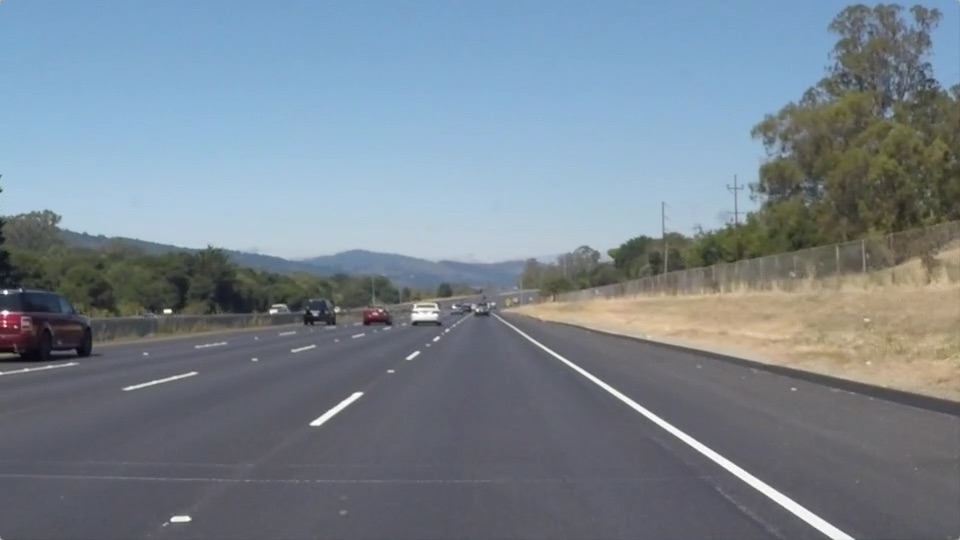
#> input picture test_images/solidWhiteRight.jpg, 960 x 540 px
$ jupyter execute --allow-errors P1.ipynb   (shell and % lines are left out)
#> lines starting #> are read from the running program, lines starting #| are printed output that depends on the picture; after the words box and inside, x2 and y2 are one past the last pixel; in counts of white or black regions, pixels touching at a corner belong together
# Self-Driving Car Engineer Nanodegree

## Project: **Finding Lane Lines on the Road**
***
In this project, you will use the tools you learned about in the lesson to identify lane lines on the road.  You can develop your pipeline on a series of individual images, and later apply the result to a video stream (really just a series of images). Check out the video clip "raw-lines-example.mp4" (also contained in this repository) to see what the output should look like after using the helper functions below.

Once you have a result that looks roughly like "raw-lines-example.mp4", you'll need to get creative and try to average and/or extrapolate the line segments you've detected to map out the full extent of the lane lines.  You can see an example of the result you're going for in the video "P1_example.mp4".  Ultimately, you would like to draw just one line for the left side of the lane, and one for the right.

In addition to implementing code, there is a brief writeup to complete. The writeup should be completed in a separate file, which can be either a markdown file or a pdf document. There is a [write up template](https://github.com/udacity/CarND-LaneLines-P1/blob/master/writeup_template.md) that can be used to guide the writing process. Completing both the code in the Ipython notebook and the writeup template will cover all of the [rubric points](https://review.udacity.com/#!/rubrics/322/view) for this project.

---
Let's have a look at our first image called 'test_images/solidWhiteRight.jpg'.  Run the 2 cells below (hit Shift-Enter or the "play" button above) to display the image.

**Note: If, at any point, you encounter frozen display windows or other confounding issues, you can always start again with a clean slate by going to the "Kernel" menu above and selecting "Restart & Clear Output".**

---

**The tools you have are color selection, region of interest selection, grayscaling, Gaussian smoothing, Canny Edge Detection and Hough Tranform line detection.  You  are also free to explore and try other techniques that were not presented in the lesson.  Your goal is piece together a pipeline to detect the line segments in the image, then average/extrapolate them and draw them onto the image for display (as below).  Once you have a working pipeline, try it out on the video stream below.**

---

<figure>

 <figcaption>
 <p></p>
 <p style="text-align: center;"> Your output should look something like this (above) after detecting line segments using the helper functions below </p>
 </figcaption>
</figure>
 <p></p>
<figure>

 <figcaption>
 <p></p>
 <p style="text-align: center;"> Your goal is to connect/average/extrapolate line segments to get output like this</p>
 </figcaption>
</figure>

**Run the cell below to import some packages.  If you get an `import error` for a package you've already installed, try changing your kernel (select the Kernel menu above --> Change Kernel).  Still have problems?  Try relaunching Jupyter Notebook from the terminal prompt.  Also, see [this forum post](https://carnd-forums.udacity.com/cq/viewquestion.action?spaceKey=CAR&id=29496372&questionTitle=finding-lanes---import-cv2-fails-even-though-python-in-the-terminal-window-has-no-problem-with-import-cv2) for more troubleshooting tips.**

## Import Packages

[cell 1]
#importing some useful packages
import matplotlib.pyplot as plt
import matplotlib.image as mpimg
import numpy as np
import cv2
import math
from sklearn.cluster import KMeans
import os

## Read in an Image

[cell 2]
#reading in an image
image = mpimg.imread('test_images/solidWhiteRight.jpg')
#> image is the input picture: shape (540, 960, 3); mean R, G, B 120.3, 132.6, 143.7

#printing out some stats and plotting
print('This image is:', type(image), 'with dimensions:', image.shape)
#| This image is: <class 'numpy.ndarray'> with dimensions: (540, 960, 3)
plt.imshow(image)  # if you wanted to show a single color channel image called 'gray', for example, call as plt.imshow(gray, cmap='gray')

## Ideas for Lane Detection Pipeline

**Some OpenCV functions (beyond those introduced in the lesson) that might be useful for this project are:**

`cv2.inRange()` for color selection
`cv2.fillPoly()` for regions selection
`cv2.line()` to draw lines on an image given endpoints
`cv2.addWeighted()` to coadd / overlay two images
`cv2.cvtColor()` to grayscale or change color
`cv2.imwrite()` to output images to file
`cv2.bitwise_and()` to apply a mask to an image

**Check out the OpenCV documentation to learn about these and discover even more awesome functionality!**

## Helper Functions

Below are some helper functions to help get you started. They should look familiar from the lesson!

[cell 3]
import math

# [7 lines left out: function grayscale, not called in this run]
    # Or use BGR2GRAY if you read an image with cv2.imread()
    # return cv2.cvtColor(img, cv2.COLOR_BGR2GRAY)

def canny(img, low_threshold, high_threshold):
    """Applies the Canny transform"""
    return cv2.Canny(img, low_threshold, high_threshold)

def gaussian_blur(img, kernel_size):
    """Applies a Gaussian Noise kernel"""
    return cv2.GaussianBlur(img, (kernel_size, kernel_size), 0)

# [72 lines left out: functions region_of_interest, draw_lines, hough_lines, weighted_img, not called in this run]

## Test Images

Build your pipeline to work on the images in the directory "test_images"
**You should make sure your pipeline works well on these images before you try the videos.**

[cell 4]
import os
os.listdir("test_images/")

## Build a Lane Finding Pipeline

Build the pipeline and run your solution on all test_images. Make copies into the `test_images_output` directory, and you can use the images in your writeup report.

Try tuning the various parameters, especially the low and high Canny thresholds as well as the Hough lines parameters.

[cell 5]
# TODO: Build your pipeline that will draw lane lines on the test_images
# then save them to the test_images directory.

from sklearn.cluster import KMeans

file_list_ = os.listdir("test_images/")
fig = plt.figure(figsize=(8, 36), dpi=80)
npic = len(file_list_)
count = 0

for f1 in file_list_:
    img = mpimg.imread("test_images/" + f1)
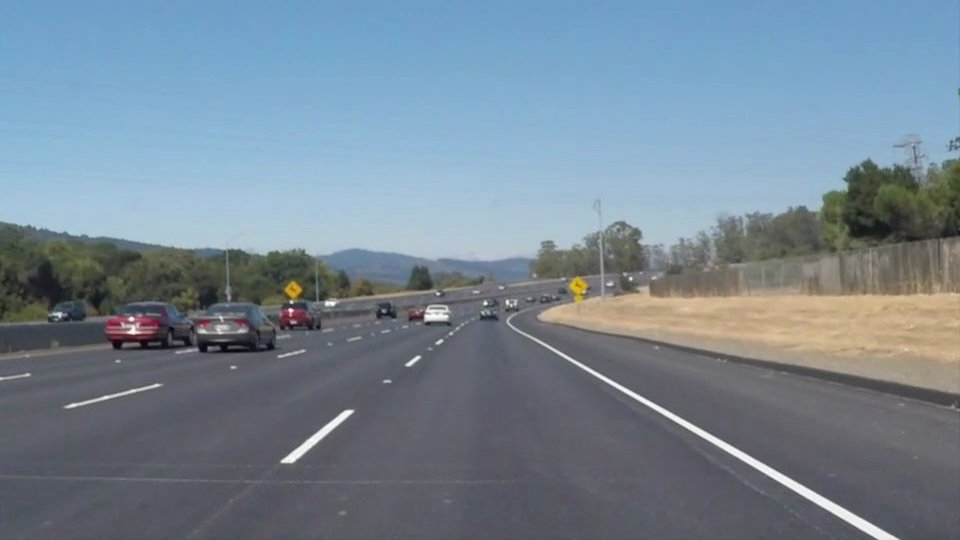
#> input picture test_images/solidWhiteCurve.jpg, 960 x 540 px
#> img is the input picture: shape (540, 960, 3); mean R, G, B 118.5, 134.5, 148.1
    count += 1

    img_gray = cv2.cvtColor(img, cv2.COLOR_RGB2GRAY)
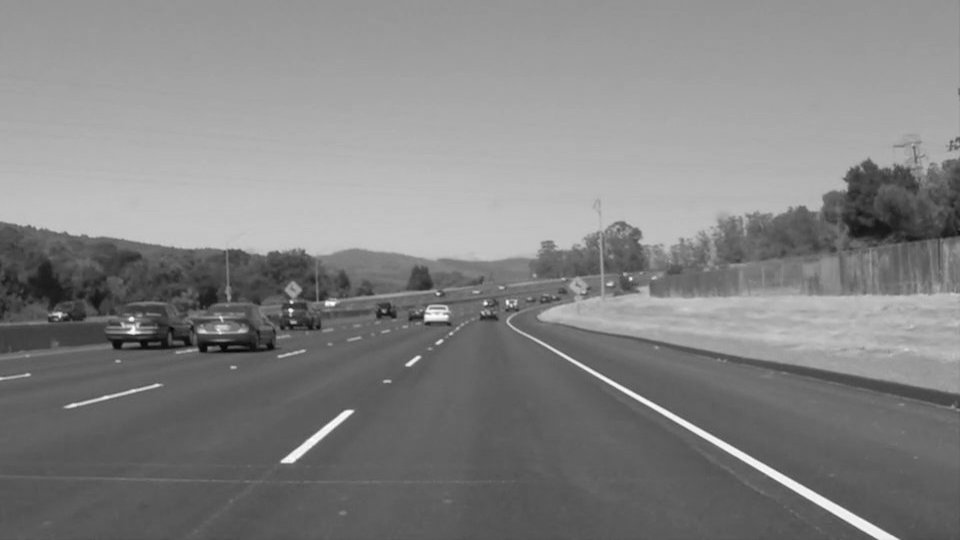
#> img_gray: shape (540, 960); min 5, max 255, mean 131.2

    canny_rgb = np.copy(img)
    for ii in range(3):
        canny_rgb[:, :, ii] = cv2.Canny(cv2.GaussianBlur(img[:, :, ii], (7, 7), 3), 50, 150)
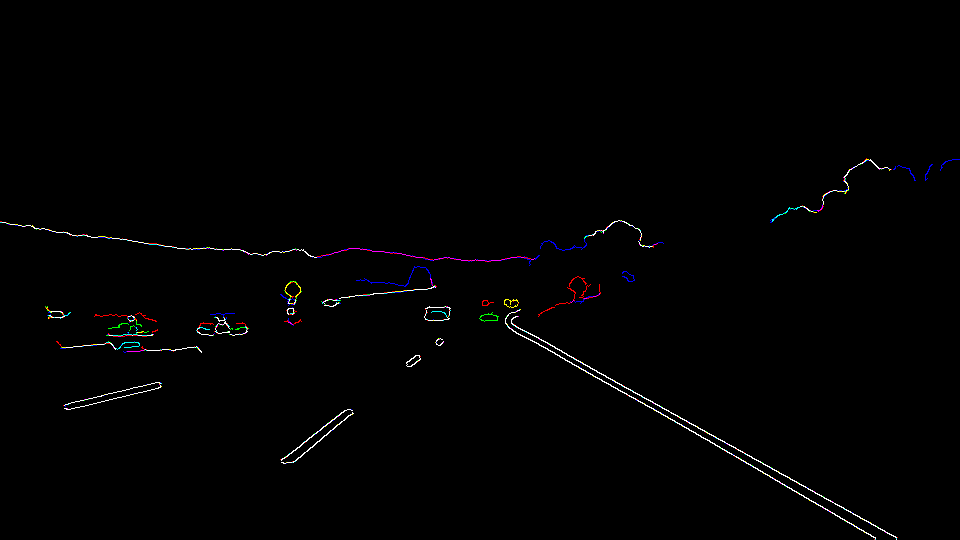
#> canny_rgb: shape (540, 960, 3); mean R, G, B 1.8, 1.6, 1.8

    canny_gray = np.greater(np.sum(canny_rgb, axis=2), 0)
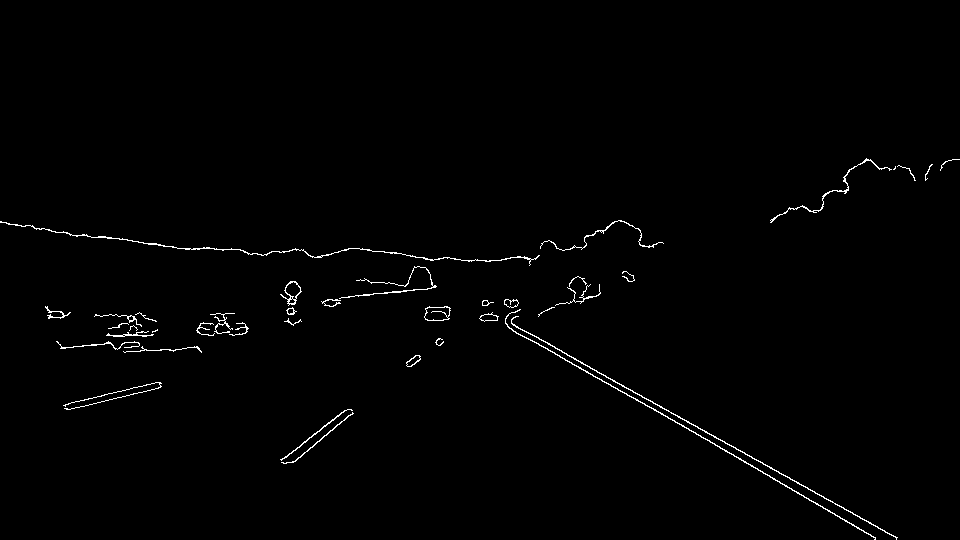
#> canny_gray: shape (540, 960) bool; 0.94% white in thin lines or dots, all inside (x1, y1, x2, y2) = (0, 158, 960, 540)

#     canny_gray = cv2.Canny(
#         cv2.GaussianBlur(img_gray, (9, 9), 0),
#         60, 180)
    img_shape = canny_gray.shape
#> img_shape = (540, 960)

    vertices = [[0, img_shape[0]],
                [img_shape[1] * 0.4, img_shape[0] * 0.6],
                [img_shape[1] * 0.6, img_shape[0] * 0.6],
                [img_shape[1], img_shape[0]]]

    mask = np.zeros_like(canny_gray, dtype=np.uint8)
    cv2.fillPoly(mask, [np.array(vertices, dtype=np.int32)], 255)
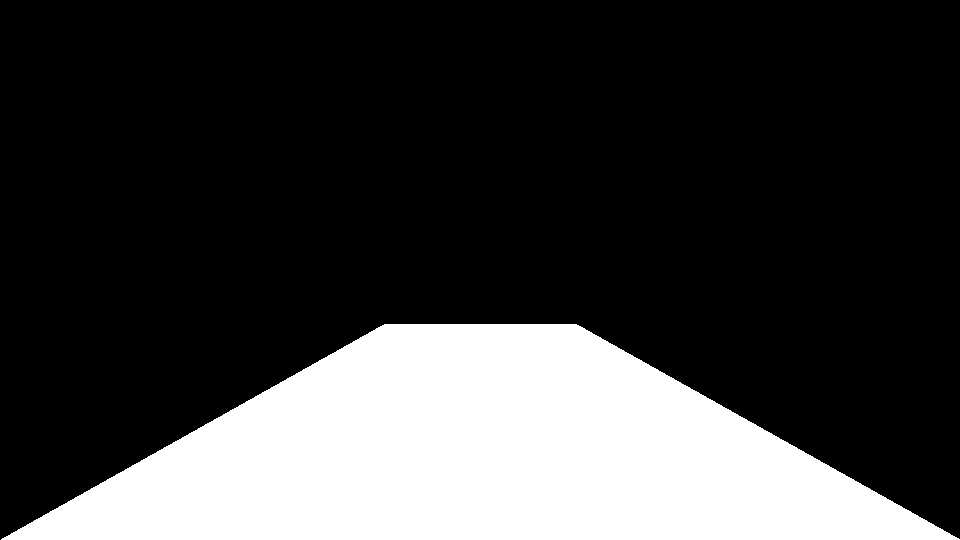
#> mask: shape (540, 960); 24% white; 1 white region, box (x1, y1, x2, y2) and area: (1, 324, 960, 540) 124584
    roi = np.bitwise_and(canny_gray, mask)
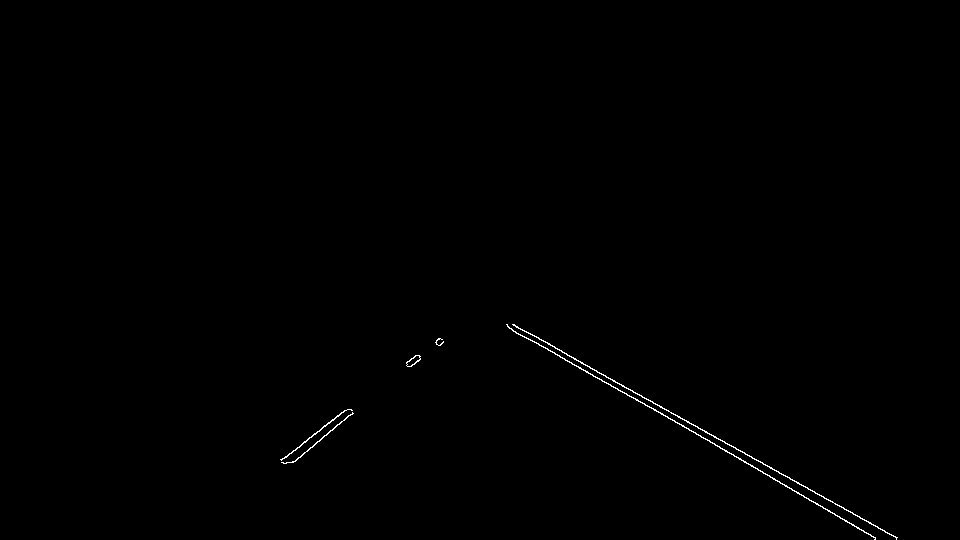
#> roi: shape (540, 960); values 0 (black) and 1 (white), 0.3% white in thin lines or dots, all inside (x1, y1, x2, y2) = (280, 324, 898, 540)

    lines = cv2.HoughLinesP(roi, 3, math.pi/60, 70, np.array([]), minLineLength=50, maxLineGap=170)
#> lines = [[507, 325, 875, 538], [715, 436, 817, 494], [532, 334, 660, 407], [291, 462, 442, 339], [798, 482, 896, 538], [284, 458, 344, 410], [641, 395, 748, 464], [596, 370, 689, 423], [292, 462, 420, 359], [507, 324, 834, 513]]

    lines_param = []
    y3 = img_shape[0]
#> y3 = 540
    y4 = img_shape[0] * 0.59
#> y4 = 318.6

    for line in lines:
        for x1, y1, x2, y2 in line:
            x4 = x1 + (y4 - y1) * (x2 - x1) / (y2 - y1)
            x3 = x1 + (y3 - y1) * (x2 - x1) / (y2 - y1)
            lines_param.append([x3, x4])
#> this loop made 10 passes
#> after the loop, lines_param = [[878.5, 495.9], [897.9, 508.5], [893.2, 505], [195.2, 467], [899.5, 512], [181.5, 458.2], [865.9, 522.5], [894.3, 505.8], [195.1, 470.2], [880.7, 497.7]]

    lines_param = np.array(lines_param)
    km = KMeans(n_clusters=2).fit(lines_param)
    ax = fig.add_subplot(npic, 1, count)

    line_img = np.copy(img)
    for x3, x4 in km.cluster_centers_:
        cv2.line(line_img, (int(x3), int(y3)), (int(x4), int(y4)), [0, 200, 0], 10)
#> this loop made 2 passes
#> (x3, x4) on passes 1 to 2: (190.6, 465.2), (887.1, 506.8)
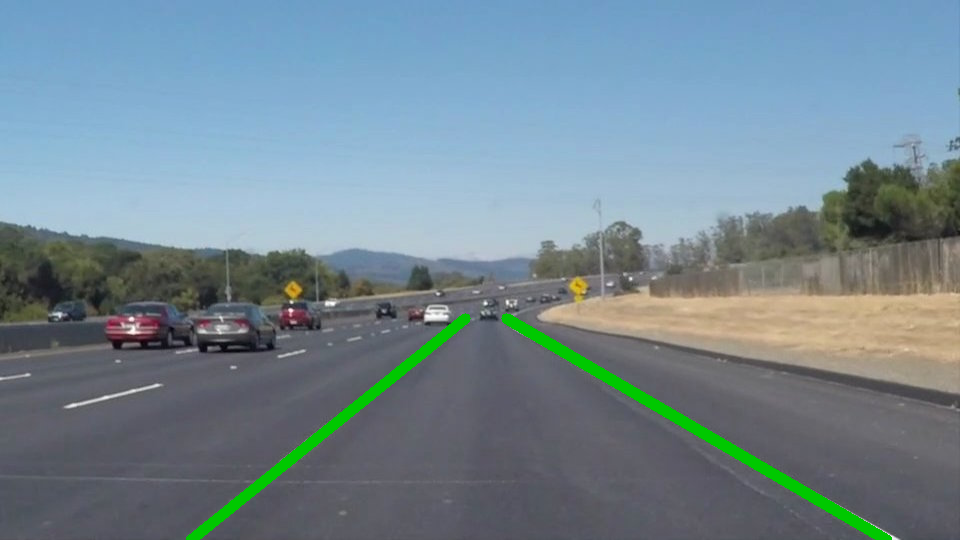
#> line_img: shape (540, 960, 3); 1.71% of pixels changed, all inside (x1, y1, x2, y2) = (186, 313, 892, 540)
#> pass 3 of the loop `for f1 in file_list_:`:
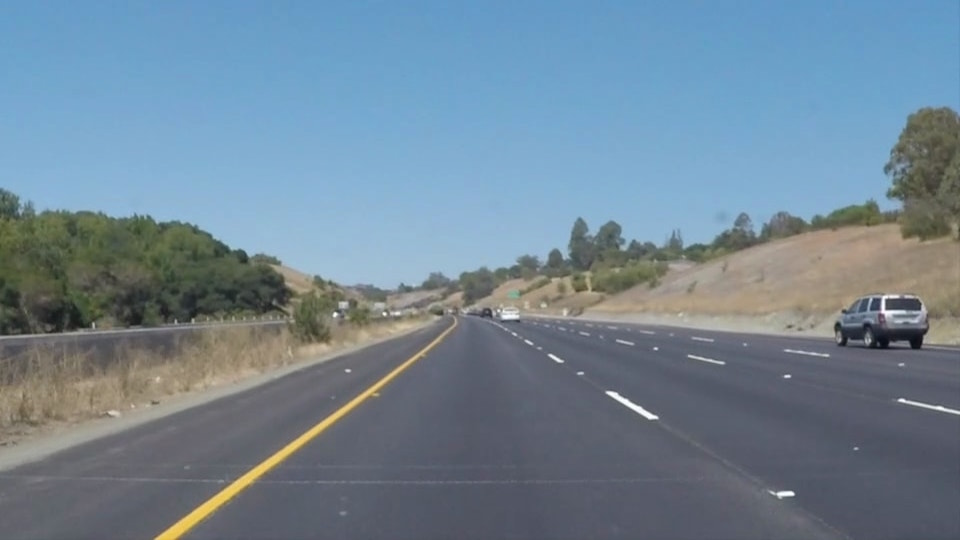
#> input picture test_images/solidYellowCurve.jpg, 960 x 540 px
#> img is the input picture: shape (540, 960, 3); mean R, G, B 113, 133.4, 149
#> `canny_gray = np.greater(np.sum(canny_rgb, axis=2), 0)`:
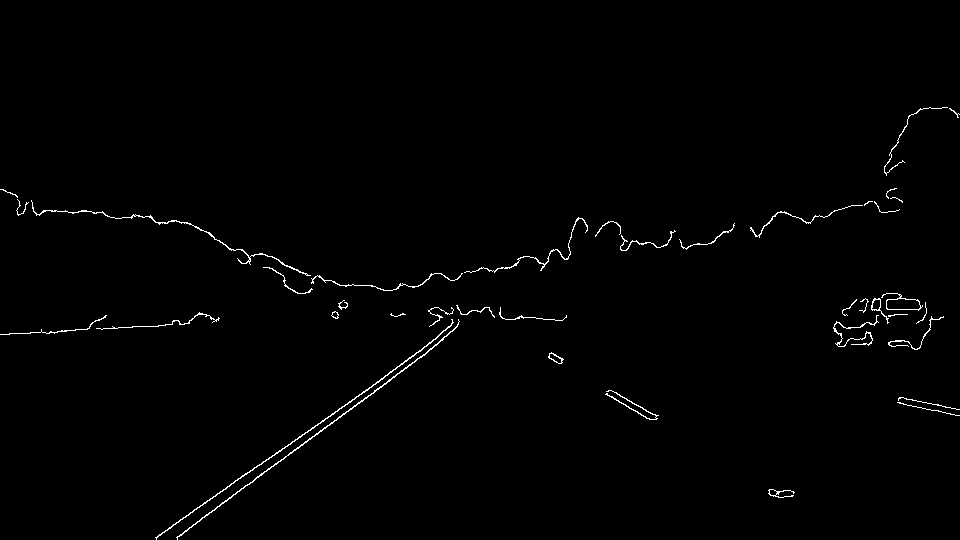
#> canny_gray: shape (540, 960) bool; 0.89% white in thin lines or dots, all inside (x1, y1, x2, y2) = (0, 107, 960, 540)
#> roi: shape (540, 960); values 0 (black) and 1 (white), 0.26% white in thin lines or dots, all inside (x1, y1, x2, y2) = (155, 324, 795, 540)
#> lines = [[176, 537, 261, 475], [156, 538, 245, 473], [177, 536, 373, 393], [290, 444, 436, 338], [381, 387, 457, 326], [274, 455, 439, 335], [232, 483, 388, 381], [615, 392, 778, 497], [606, 394, 784, 496], [241, 488, 431, 349]]
#> the loop `for line in lines:` made 10 passes
#> after the loop `for line in lines:`: lines_param = [[171.9, 475.4], [153.3, 456.4], [171.5, 475], [157.8, 462.7], [190.4, 466.2], [157.1, 461.6], [144.8, 483.4], [844.8, 501.1], [860.8, 474.4], [169.9, 472.6]]
#> the loop `for x3, x4 in km.cluster_centers_:` made 2 passes
#> (x3, x4) on passes 1 to 2: (164.6, 469.2), (852.8, 487.7)
#> after the loop `for x3, x4 in km.cluster_centers_:`:
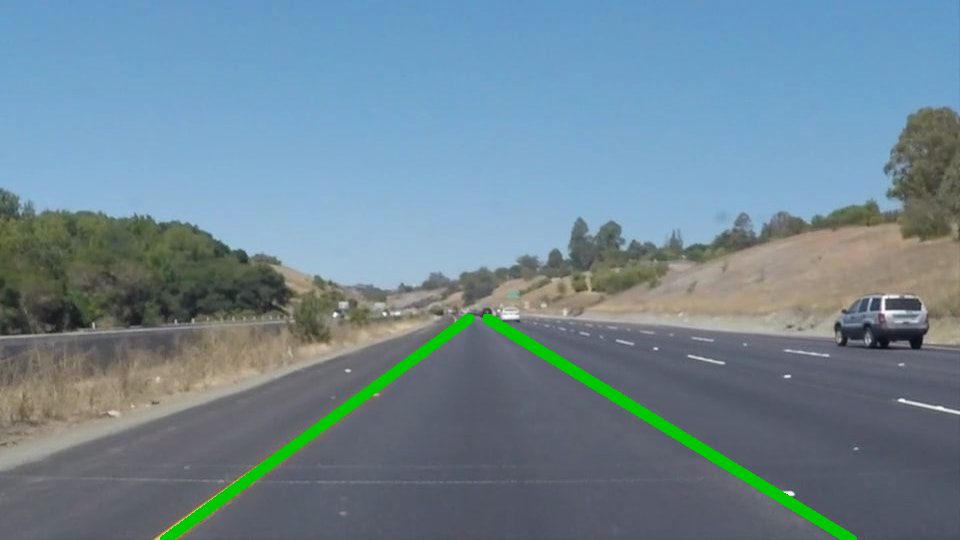
#> line_img: shape (540, 960, 3); 1.72% of pixels changed, all inside (x1, y1, x2, y2) = (160, 313, 857, 540)

    cv2.addWeighted(img, 0.8, line_img, 0.1, 0)

    plt.imshow(line_img)
